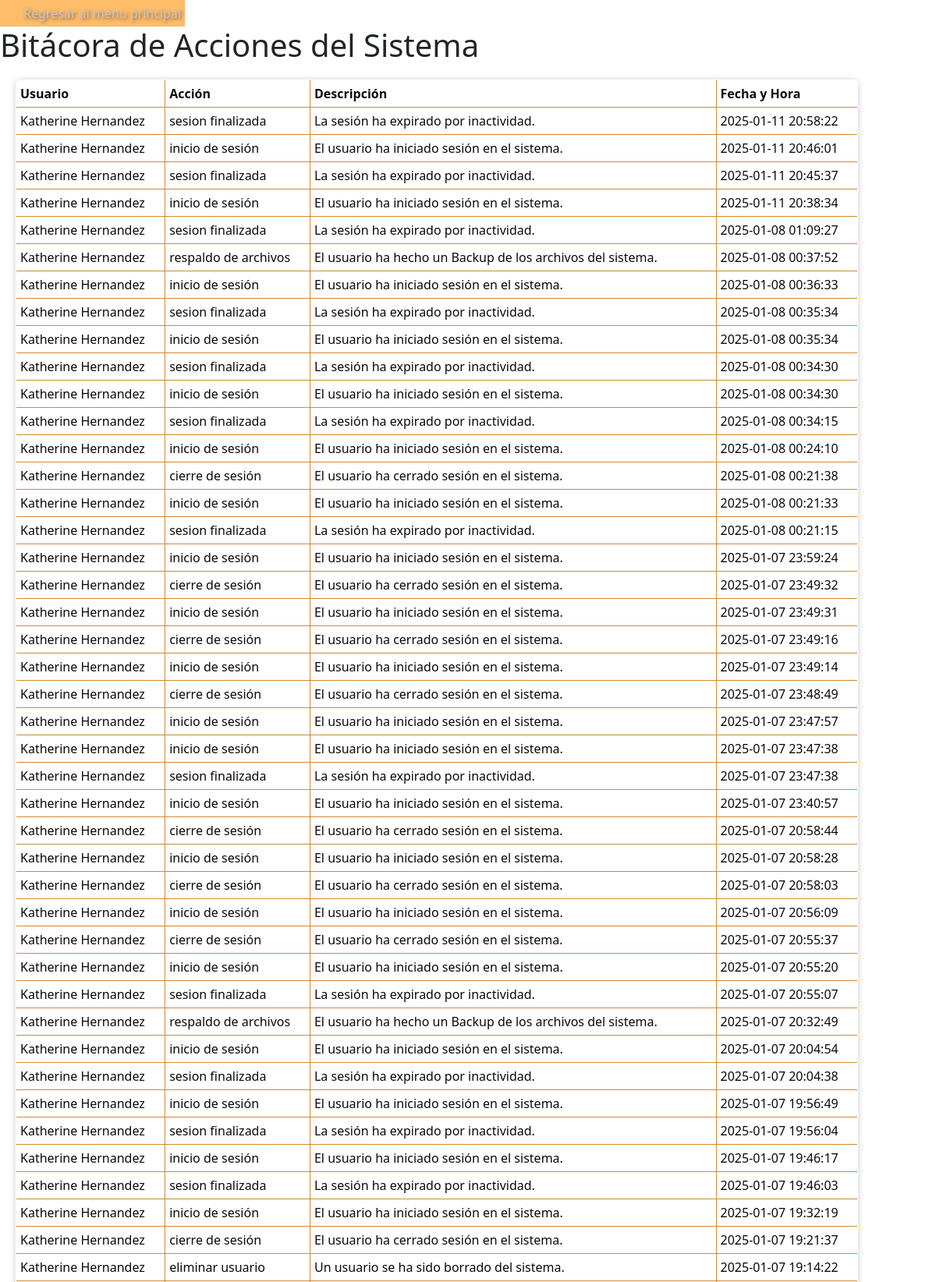
The app's page /php/ver_bitacora.php (signed in, upper part) with its own data.
### tables this page shows
CREATE TABLE `bitacora` (
  `id` int(11) NOT NULL,
  `accion` varchar(255) NOT NULL,
  `fecha_hora` timestamp NOT NULL DEFAULT current_timestamp() ON UPDATE current_timestamp(),
  `usuario_id` varchar(50) NOT NULL,
  `descripcion` varchar(255) NOT NULL
);

### php/bitacora.php (the view, shortened to what this page needs)
<?php
            include 'conexion_be.php';
            $query = "SELECT * FROM bitacora ORDER BY fecha_hora DESC";
            $result = mysqli_query($conexion, $query);
            if ($result) {
                while ($row = mysqli_fetch_assoc($result)) {
                    echo "<tr>";
                    echo "<td>" . htmlspecialchars($row['usuario_id']) . "</td>";
                    echo "<td>" . htmlspecialchars($row['accion']) . "</td>";
                    echo "<td>" . htmlspecialchars($row['descripcion']) . "</td>";
                    echo "<td>" . htmlspecialchars($row['fecha_hora']) . "</td>";
                    echo "</tr>";
                }
            } else {
                echo "Error al realizar la consulta: " . mysqli_error($conexion);
            }
            ?>

### assets/css/style.css (style rules this page uses)
:root { --primary-color: rgb(255, 188, 105); --primary-color-dark: #d3892f; --text-dark: #0c0a09; --text-light: #717171; --white: #ffffff; --max-width: 1200px; }
* { margin: 0; padding: 0; box-sizing: border-box; text-decoration: none; }

### php/ver_bitacora.php (style rules this page uses)
table, th, td { border: 1px solid black; border-color: #d3892f; }
th, td { padding: 5px; text-align: left; color: #0c0a09; }

### records on screen
bitacora: usuario "Katherine Hernandez", accion "sesion finalizada", descripcion "La sesión ha expirado por inactividad.", fecha_hora "2025-01-11 20:58:22"
bitacora: usuario "Katherine Hernandez", accion "inicio de sesión", descripcion "El usuario ha iniciado sesión en el sistema.", fecha_hora "2025-01-11 20:46:01"
bitacora: usuario "Katherine Hernandez", accion "sesion finalizada", descripcion "La sesión ha expirado por inactividad.", fecha_hora "2025-01-11 20:45:37"
bitacora: usuario "Katherine Hernandez", accion "inicio de sesión", descripcion "El usuario ha iniciado sesión en el sistema.", fecha_hora "2025-01-11 20:38:34"
bitacora: usuario "Katherine Hernandez", accion "sesion finalizada", descripcion "La sesión ha expirado por inactividad.", fecha_hora "2025-01-08 01:09:27"
bitacora: usuario "Katherine Hernandez", accion "respaldo de archivos", descripcion "El usuario ha hecho un Backup de los archivos del sistema.", fecha_hora "2025-01-08 00:37:52"
bitacora: usuario "Katherine Hernandez", accion "inicio de sesión", descripcion "El usuario ha iniciado sesión en el sistema.", fecha_hora "2025-01-08 00:36:33"
bitacora: usuario "Katherine Hernandez", accion "sesion finalizada", descripcion "La sesión ha expirado por inactividad.", fecha_hora "2025-01-08 00:35:34"
bitacora: usuario "Katherine Hernandez", accion "inicio de sesión", descripcion "El usuario ha iniciado sesión en el sistema.", fecha_hora "2025-01-08 00:35:34"
bitacora: usuario "Katherine Hernandez", accion "sesion finalizada", descripcion "La sesión ha expirado por inactividad.", fecha_hora "2025-01-08 00:34:30"
bitacora: usuario "Katherine Hernandez", accion "inicio de sesión", descripcion "El usuario ha iniciado sesión en el sistema.", fecha_hora "2025-01-08 00:34:30"
bitacora: usuario "Katherine Hernandez", accion "sesion finalizada", descripcion "La sesión ha expirado por inactividad.", fecha_hora "2025-01-08 00:34:15"
bitacora: usuario "Katherine Hernandez", accion "inicio de sesión", descripcion "El usuario ha iniciado sesión en el sistema.", fecha_hora "2025-01-08 00:24:10"
bitacora: usuario "Katherine Hernandez", accion "cierre de sesión", descripcion "El usuario ha cerrado sesión en el sistema.", fecha_hora "2025-01-08 00:21:38"
bitacora: usuario "Katherine Hernandez", accion "inicio de sesión", descripcion "El usuario ha iniciado sesión en el sistema.", fecha_hora "2025-01-08 00:21:33"
bitacora: usuario "Katherine Hernandez", accion "sesion finalizada", descripcion "La sesión ha expirado por inactividad.", fecha_hora "2025-01-08 00:21:15"
bitacora: usuario "Katherine Hernandez", accion "inicio de sesión", descripcion "El usuario ha iniciado sesión en el sistema.", fecha_hora "2025-01-07 23:59:24"
bitacora: usuario "Katherine Hernandez", accion "cierre de sesión", descripcion "El usuario ha cerrado sesión en el sistema.", fecha_hora "2025-01-07 23:49:32"
bitacora: usuario "Katherine Hernandez", accion "inicio de sesión", descripcion "El usuario ha iniciado sesión en el sistema.", fecha_hora "2025-01-07 23:49:31"
bitacora: usuario "Katherine Hernandez", accion "cierre de sesión", descripcion "El usuario ha cerrado sesión en el sistema.", fecha_hora "2025-01-07 23:49:16"
bitacora: usuario "Katherine Hernandez", accion "inicio de sesión", descripcion "El usuario ha iniciado sesión en el sistema.", fecha_hora "2025-01-07 23:49:14"
bitacora: usuario "Katherine Hernandez", accion "cierre de sesión", descripcion "El usuario ha cerrado sesión en el sistema.", fecha_hora "2025-01-07 23:48:49"
bitacora: usuario "Katherine Hernandez", accion "inicio de sesión", descripcion "El usuario ha iniciado sesión en el sistema.", fecha_hora "2025-01-07 23:47:57"
bitacora: usuario "Katherine Hernandez", accion "inicio de sesión", descripcion "El usuario ha iniciado sesión en el sistema.", fecha_hora "2025-01-07 23:47:38"
bitacora: usuario "Katherine Hernandez", accion "sesion finalizada", descripcion "La sesión ha expirado por inactividad.", fecha_hora "2025-01-07 23:47:38"
bitacora: usuario "Katherine Hernandez", accion "inicio de sesión", descripcion "El usuario ha iniciado sesión en el sistema.", fecha_hora "2025-01-07 23:40:57"
bitacora: usuario "Katherine Hernandez", accion "cierre de sesión", descripcion "El usuario ha cerrado sesión en el sistema.", fecha_hora "2025-01-07 20:58:44"
bitacora: usuario "Katherine Hernandez", accion "inicio de sesión", descripcion "El usuario ha iniciado sesión en el sistema.", fecha_hora "2025-01-07 20:58:28"
bitacora: usuario "Katherine Hernandez", accion "cierre de sesión", descripcion "El usuario ha cerrado sesión en el sistema.", fecha_hora "2025-01-07 20:58:03"
bitacora: usuario "Katherine Hernandez", accion "inicio de sesión", descripcion "El usuario ha iniciado sesión en el sistema.", fecha_hora "2025-01-07 20:56:09"
bitacora: usuario "Katherine Hernandez", accion "cierre de sesión", descripcion "El usuario ha cerrado sesión en el sistema.", fecha_hora "2025-01-07 20:55:37"
bitacora: usuario "Katherine Hernandez", accion "inicio de sesión", descripcion "El usuario ha iniciado sesión en el sistema.", fecha_hora "2025-01-07 20:55:20"
bitacora: usuario "Katherine Hernandez", accion "sesion finalizada", descripcion "La sesión ha expirado por inactividad.", fecha_hora "2025-01-07 20:55:07"
bitacora: usuario "Katherine Hernandez", accion "respaldo de archivos", descripcion "El usuario ha hecho un Backup de los archivos del sistema.", fecha_hora "2025-01-07 20:32:49"
bitacora: usuario "Katherine Hernandez", accion "inicio de sesión", descripcion "El usuario ha iniciado sesión en el sistema.", fecha_hora "2025-01-07 20:04:54"
bitacora: usuario "Katherine Hernandez", accion "sesion finalizada", descripcion "La sesión ha expirado por inactividad.", fecha_hora "2025-01-07 20:04:38"
bitacora: usuario "Katherine Hernandez", accion "inicio de sesión", descripcion "El usuario ha iniciado sesión en el sistema.", fecha_hora "2025-01-07 19:56:49"
bitacora: usuario "Katherine Hernandez", accion "sesion finalizada", descripcion "La sesión ha expirado por inactividad.", fecha_hora "2025-01-07 19:56:04"
bitacora: usuario "Katherine Hernandez", accion "inicio de sesión", descripcion "El usuario ha iniciado sesión en el sistema.", fecha_hora "2025-01-07 19:46:17"
bitacora: usuario "Katherine Hernandez", accion "sesion finalizada", descripcion "La sesión ha expirado por inactividad.", fecha_hora "2025-01-07 19:46:03"
bitacora: usuario "Katherine Hernandez", accion "inicio de sesión", descripcion "El usuario ha iniciado sesión en el sistema.", fecha_hora "2025-01-07 19:32:19"
bitacora: usuario "Katherine Hernandez", accion "cierre de sesión", descripcion "El usuario ha cerrado sesión en el sistema.", fecha_hora "2025-01-07 19:21:37"
bitacora: usuario "Katherine Hernandez", accion "eliminar usuario", descripcion "Un usuario se ha sido borrado del sistema.", fecha_hora "2025-01-07 19:14:22"
